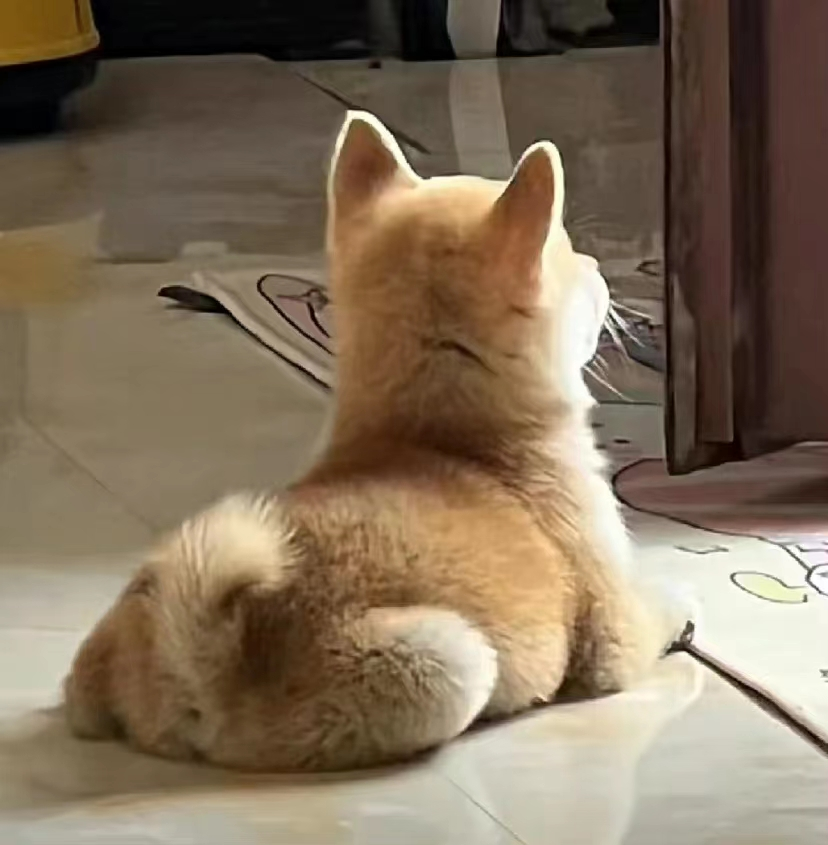
#> input picture 专业选修课/7.计算机视觉/code/3.jpg, 828 x 845 px, found by its file name
$ python histogram.py
#> lines starting #> are read from the running program, lines starting #| are printed output that depends on the picture
"""
Date:2022.10.5
图像转灰度图、绘制累积直方图
"""

import cv2
import numpy as np
import matplotlib.pyplot as plt

# 彩色图像转灰度图
def img2gray(img):
    h, w, c = img.shape
    gray_img = np.zeros((h, w), dtype=np.uint8)
    for i in range(h):
        for j in range(w):
            gray_img[i, j] = round((img[i, j, 0]*30 + img[i, j, 1]*59 +
                                    img[i, j, 2]*11)/100)
    return gray_img

# 绘制灰度直方图
def histogram(img):
    gray_array = [0 for i in range(256)]
    h = img.shape[0]
    w = img.shape[1]
    gray_array = np.zeros(256)
    for i in range(h):
        for j in range(w):
            k = img[i,j]
            gray_array[k] = gray_array[k]+1
    for k in range(256):
        gray_array[k] = gray_array[k]/(h*w)
    return gray_array

# 绘制累计直方图
def histogram_sum(img):
    h = img.shape[0]
    w = img.shape[1]
    sum_gray_array = np.zeros(256)
    for i in range(h):
        for j in range(w):
            k = img[i,j]
            sum_gray_array[k] = sum_gray_array[k]+1
    for k in range(1,256):
        sum_gray_array[k] = sum_gray_array[k]+sum_gray_array[k-1]#累加
    for k in range(256):
        sum_gray_array[k] = sum_gray_array[k]/(h*w)
    return sum_gray_array

img = cv2.imread(
    'F:/Swu_Documents/3.2022-2023 Semester/1.2022.9-2023.2/cv/code/chapter_3/3.jpg')
#> img is the input picture: shape (845, 828, 3); mean B, G, R 90.2, 111.5, 129.1
gray_img = img2gray(img)
#> after the loop in img2gray, `for i in range(h):`:
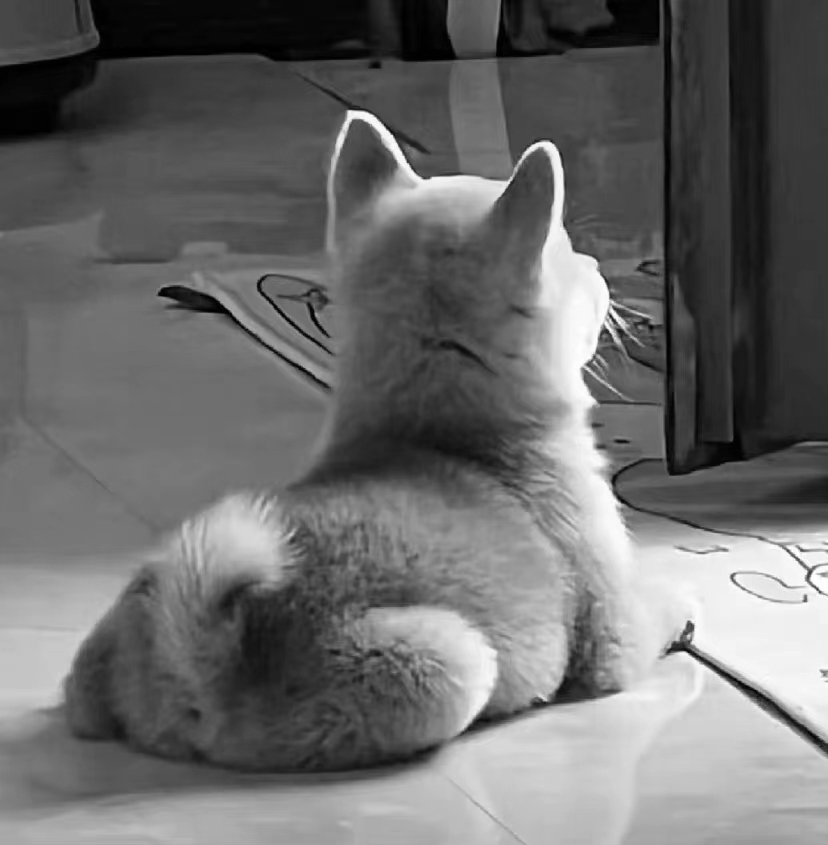
#> gray_img: shape (845, 828); min 0, max 255, mean 107.1
cv2.imwrite('F:/Swu_Documents/3.2022-2023 Semester/1.2022.9-2023.2/cv/code/chapter_3/3_gray.jpg',gray_img)
gray_array = histogram(gray_img)
#> after the loop in histogram, `for i in range(h):`: gray_array = 256 values, max 11079 at index 111, min 15 at index 255, mean 2733
#> after the loop in histogram, `for k in range(256):`: gray_array = 256 values, max 0.0158 at index 111, min 2.14e-05 at index 255, mean 0.00391
plt.figure(figsize=(12,8))
plt.xlabel('pixel')
plt.bar(range(256), gray_array)
plt.savefig("histogram3.png")
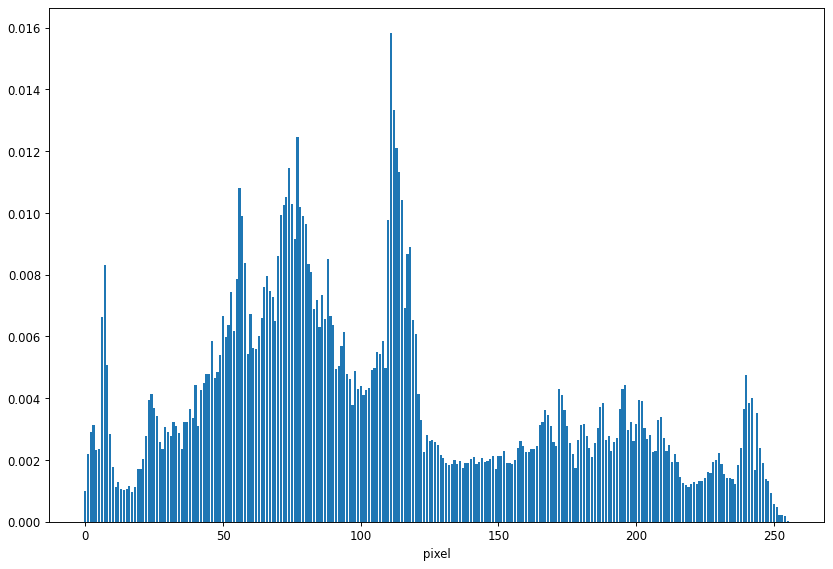
#> figure drawn by matplotlib, 1 panel; tallest bar 0.0158 high, from x = 110.6 to 111.4
sum_gray_array = histogram_sum(gray_img)
#> after the loop in histogram_sum, `for i in range(h):`: sum_gray_array = 256 values, max 11079 at index 111, min 15 at index 255, mean 2733
#> after the loop in histogram_sum, `for k in range(1,256):`: sum_gray_array = 256 values from 696 to 699660
#> after the loop in histogram_sum, `for k in range(256):`: sum_gray_array = 256 values from 0.000995 to 1
#> sum_gray_array = 256 values from 0.000995 to 1
plt.figure(figsize=(12,8))
plt.xlabel('pixel')
plt.bar(range(256), sum_gray_array)
plt.savefig("histogram_sum3.png")
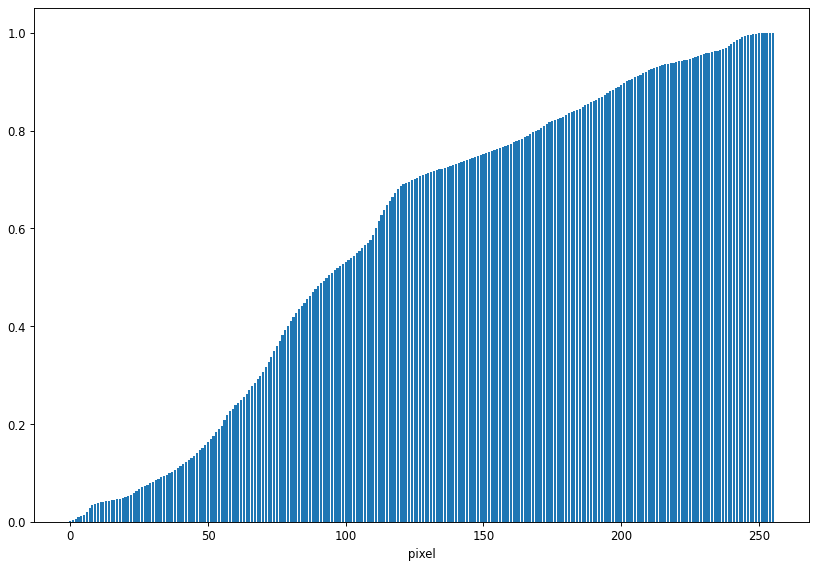
#> figure drawn by matplotlib, 1 panel; tallest bar 1 high, from x = 254.6 to 255.4

$ run again, with 专业选修课/7.计算机视觉/code/1.jpg copied over 专业选修课/7.计算机视觉/code/3.jpg
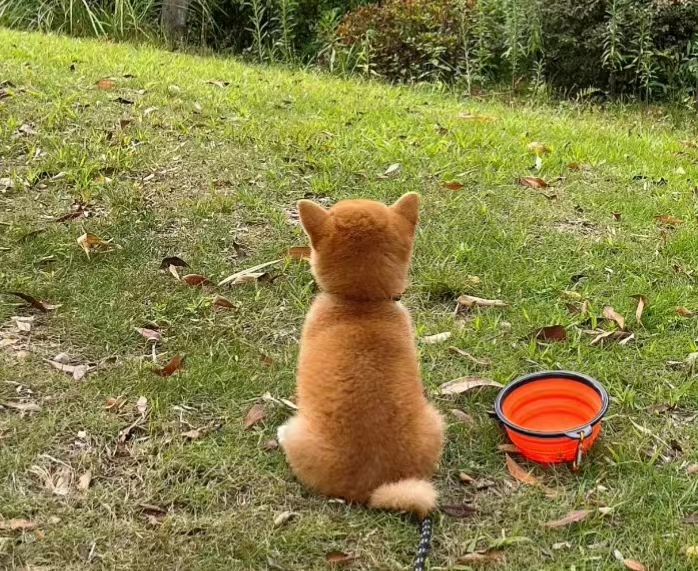
#> input picture 专业选修课/7.计算机视觉/code/1.jpg, 698 x 571 px, found by its file name
#> img is the input picture: shape (571, 698, 3); mean B, G, R 70.9, 129.1, 135.5
#> after the loop in img2gray, `for i in range(h):`:
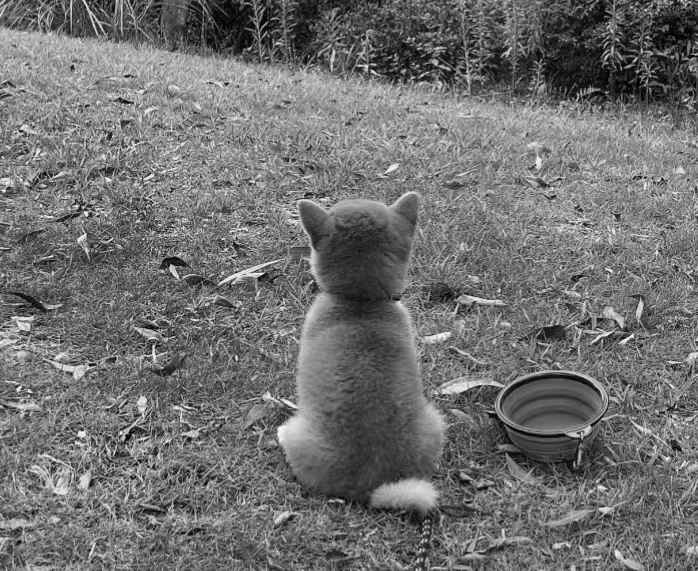
#> gray_img: shape (571, 698); min 0, max 248, mean 112.3
#> after the loop in histogram, `for i in range(h):`: gray_array = 256 values, max 3686 at index 117, min 0 at index 249, mean 1556.9
#> after the loop in histogram, `for k in range(256):`: gray_array = 256 values, max 0.00925 at index 117, min 0 at index 249, mean 0.00391
#> after the loop in histogram_sum, `for i in range(h):`: sum_gray_array = 256 values, max 3686 at index 117, min 0 at index 249, mean 1556.9
#> after the loop in histogram_sum, `for k in range(1,256):`: sum_gray_array = 256 values from 1 to 398558
#> after the loop in histogram_sum, `for k in range(256):`: sum_gray_array = 256 values from 2.51e-06 to 1
#> `plt.savefig("histogram_sum3.png")`:
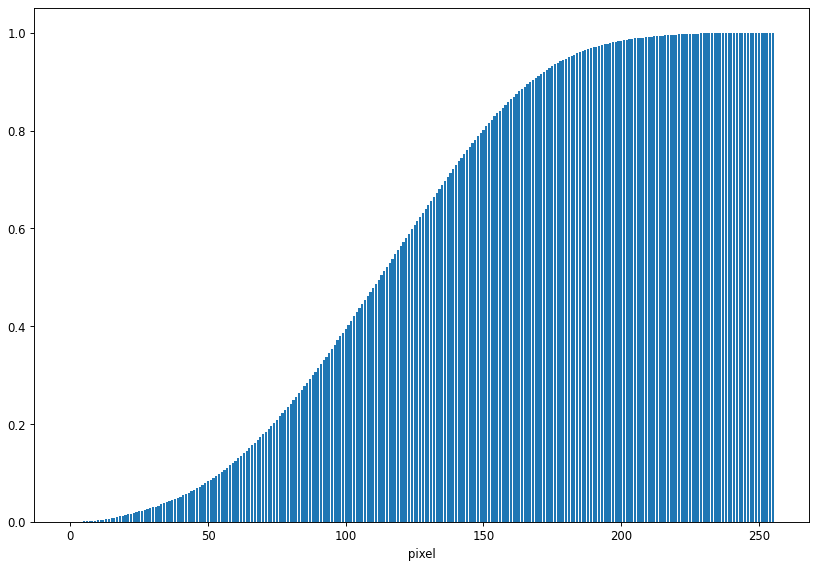
#> figure drawn by matplotlib, 1 panel

$ run again, with 专业选修课/7.计算机视觉/code/2.jpg copied over 专业选修课/7.计算机视觉/code/3.jpg
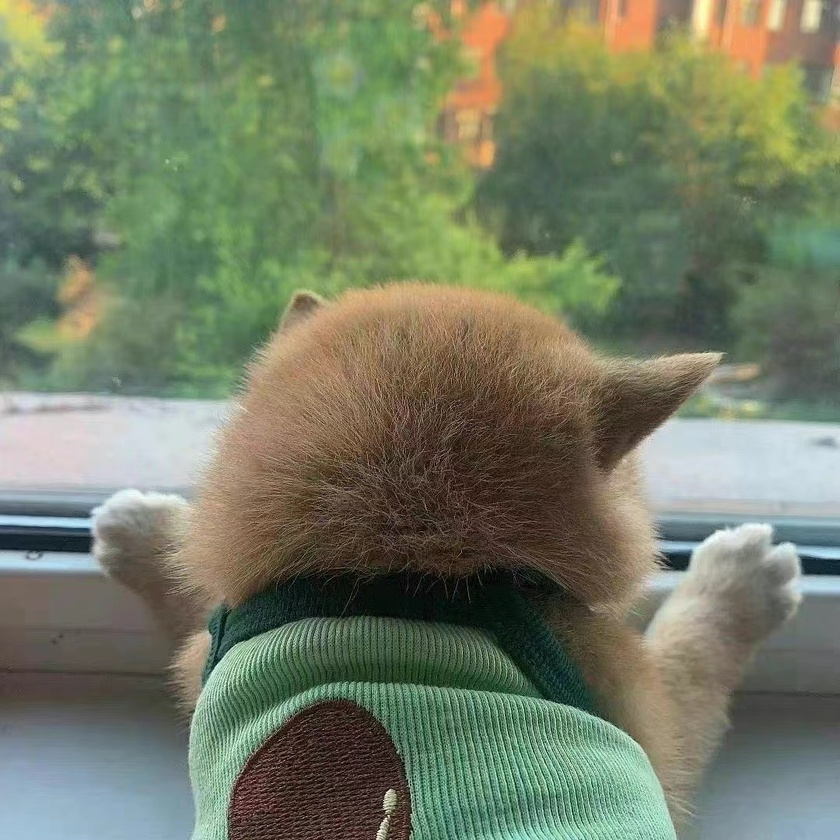
#> input picture 专业选修课/7.计算机视觉/code/2.jpg, 840 x 840 px, shrunk from 1080 x 1080 before the run, found by its file name
#> img is the input picture: shape (840, 840, 3); mean B, G, R 101.5, 124.9, 116.6
#> after the loop in img2gray, `for i in range(h):`:
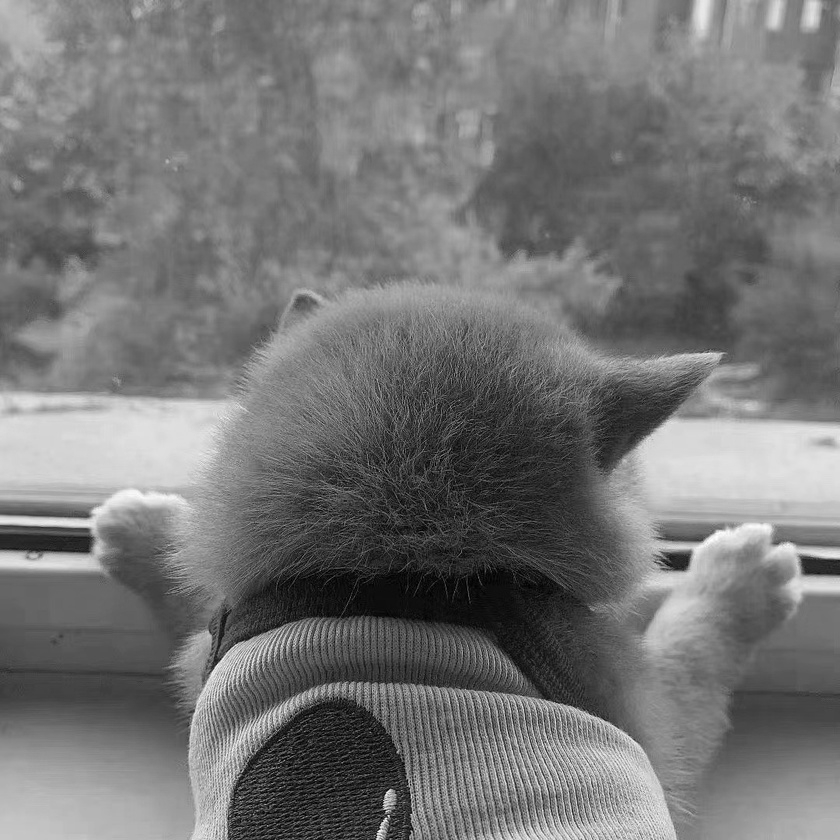
#> gray_img: shape (840, 840); min 0, max 254, mean 117
#> after the loop in histogram, `for i in range(h):`: gray_array = 256 values, max 8493 at index 120, min 0 at index 255, mean 2756.2
#> after the loop in histogram, `for k in range(256):`: gray_array = 256 values, max 0.012 at index 120, min 0 at index 255, mean 0.00391
#> after the loop in histogram_sum, `for i in range(h):`: sum_gray_array = 256 values, max 8493 at index 120, min 0 at index 255, mean 2756.2
#> after the loop in histogram_sum, `for k in range(1,256):`: sum_gray_array = 256 values from 19 to 705600
#> after the loop in histogram_sum, `for k in range(256):`: sum_gray_array = 256 values from 2.69e-05 to 1
#> `plt.savefig("histogram_sum3.png")`:
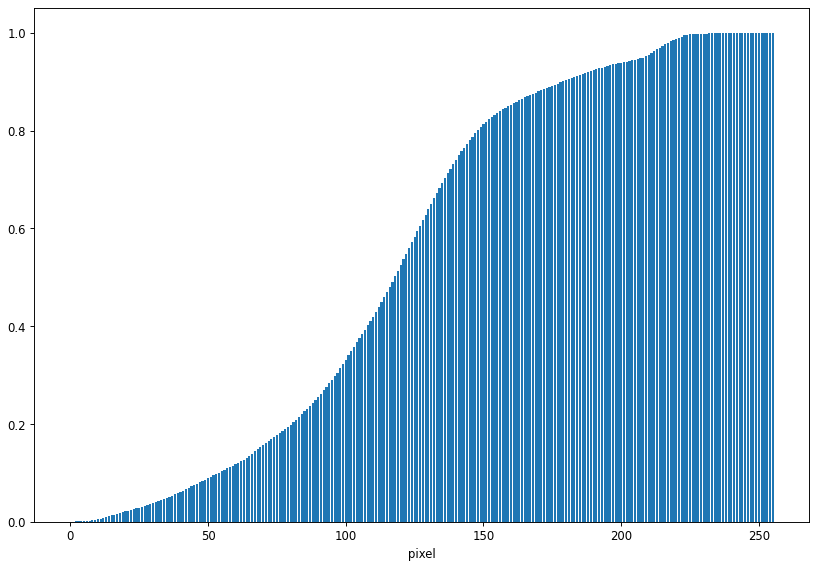
#> figure drawn by matplotlib, 1 panel

$ run again, with 专业选修课/7.计算机视觉/code/4.jpg copied over 专业选修课/7.计算机视觉/code/3.jpg
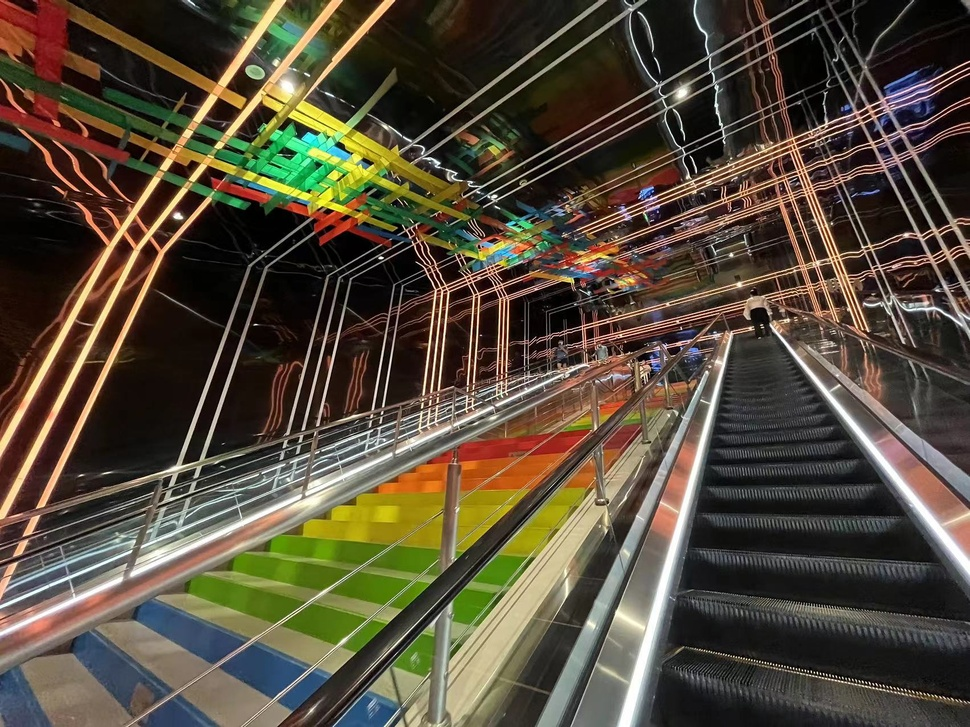
#> input picture 专业选修课/7.计算机视觉/code/4.jpg, 970 x 727 px, shrunk from 1702 x 1276 before the run, found by its file name
#> img is the input picture: shape (727, 970, 3); mean B, G, R 57.5, 74, 83.5
#> after the loop in img2gray, `for i in range(h):`:
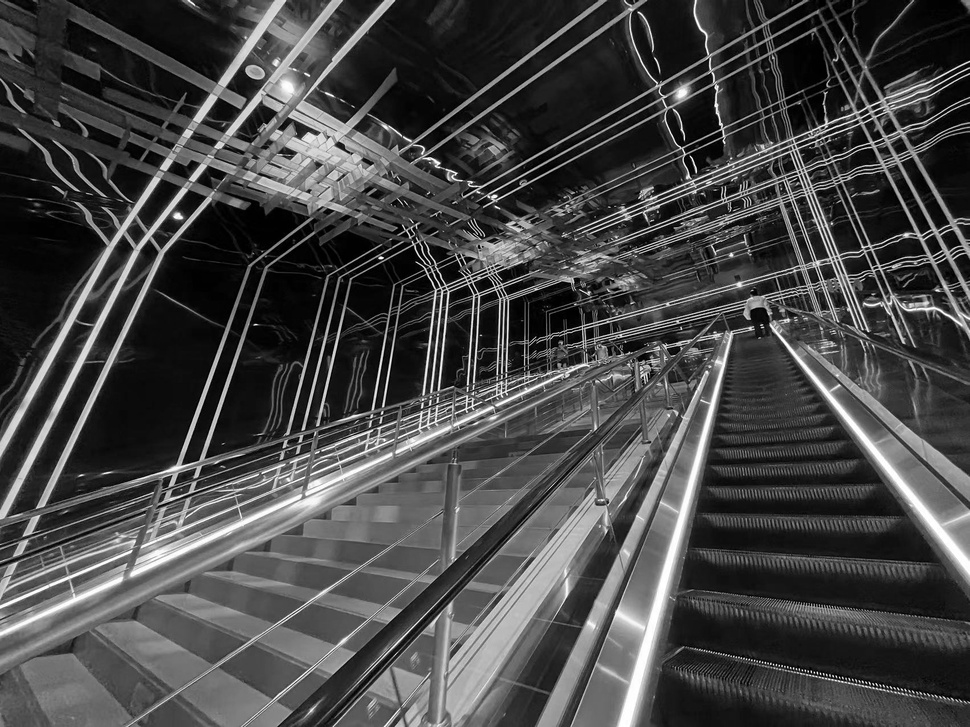
#> gray_img: shape (727, 970); min 0, max 255, mean 70.1
#> after the loop in histogram, `for i in range(h):`: gray_array = 256 values, max 11648 at index 20, min 188 at index 236, mean 2754.6
#> after the loop in histogram, `for k in range(256):`: gray_array = 256 values, max 0.0165 at index 20, min 0.000267 at index 236, mean 0.00391
#> after the loop in histogram_sum, `for i in range(h):`: sum_gray_array = 256 values, max 11648 at index 20, min 188 at index 236, mean 2754.6
#> after the loop in histogram_sum, `for k in range(1,256):`: sum_gray_array = 256 values from 1726 to 705190
#> after the loop in histogram_sum, `for k in range(256):`: sum_gray_array = 256 values from 0.00245 to 1
#> `plt.savefig("histogram_sum3.png")`:
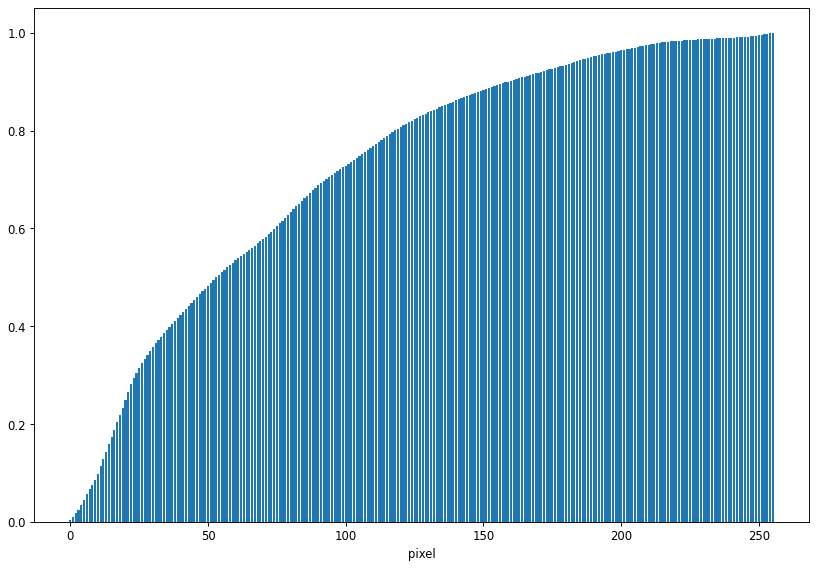
#> figure drawn by matplotlib, 1 panel; tallest bar 1 high, from x = 254.6 to 255.4
